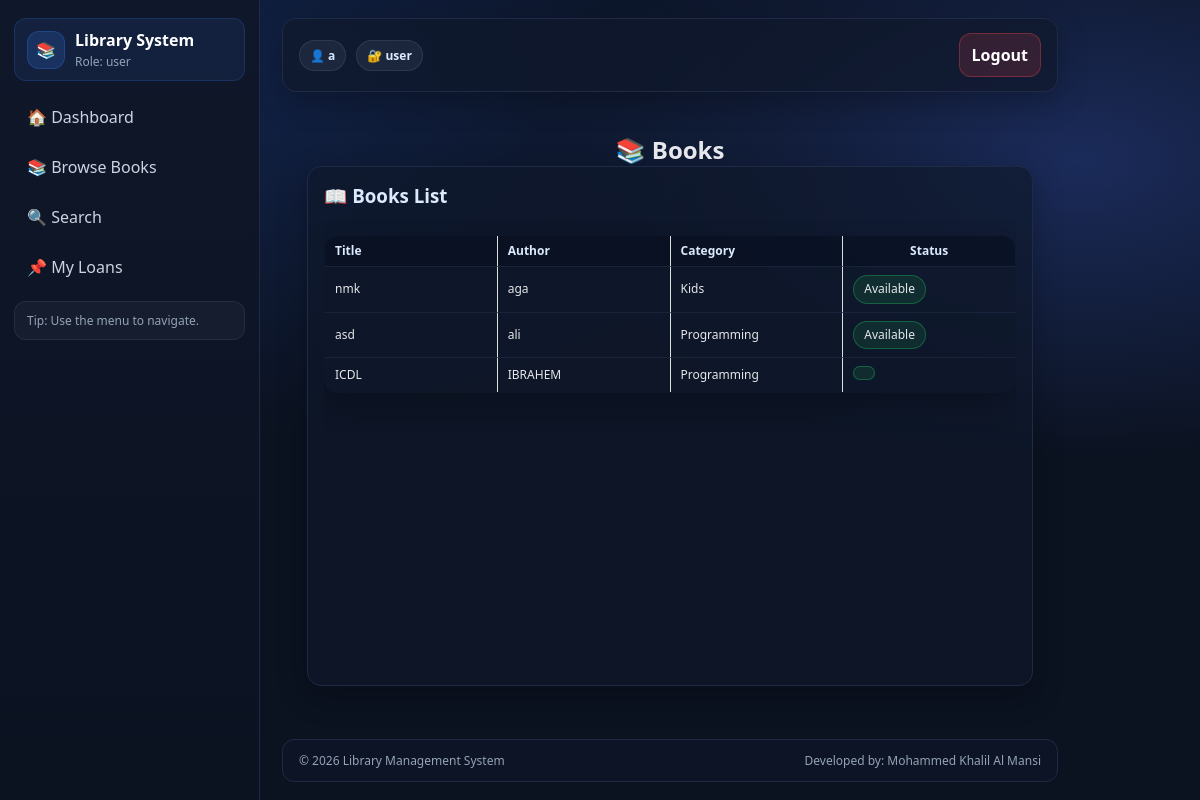
The app's page /books/index.php (signed in) with its own data.
### tables this page shows
CREATE TABLE `books` (
  `id` int(11) NOT NULL,
  `title` varchar(200) NOT NULL,
  `author` varchar(150) NOT NULL,
  `category_id` int(11) DEFAULT NULL,
  `status` enum('available','loaned') DEFAULT 'available',
  `created_at` timestamp NOT NULL DEFAULT current_timestamp()
);

CREATE TABLE `categories` (
  `id` int(11) NOT NULL,
  `name` varchar(100) NOT NULL
);

### books/index.php (the view, shortened to what this page needs)
<?php
include '../config/db.php';
$booksSql = "
    SELECT
        books.id,
        books.title,
        books.author,
        categories.name AS category,
        books.status
    FROM books
    LEFT JOIN categories ON books.category_id = categories.id
    ORDER BY books.id DESC
";
$books = $conn->query($booksSql);
include '../includes/layout_top.php';
?>
<h2>📚 Books</h2>
<div class="panel panel-wide">
  <div style="display:flex; justify-content:space-between; align-items:center; gap:10px; margin-bottom:12px;">
    <h3 class="panel-title" style="margin:0;">📖 Books List</h3>
  </div>
  <div class="table-wrap">
    <table class="table">
      <thead>
        <tr>
          <th style="min-width:180px;">Title</th>
          <th style="min-width:140px;">Author</th>
          <th style="min-width:160px;">Category</th>
          <th style="min-width:110px;">Status</th>
        </tr>
      </thead>
      <tbody>
        <?php if ($books && $books->num_rows > 0): ?>
          <?php while ($book = $books->fetch_assoc()): ?>
            <?php
              $status = $book['status'] ?? '';
              $badgeClass = 'available';
            ?>
            <tr>
              <td><?= htmlspecialchars($book['title']); ?></td>
              <td><?= htmlspecialchars($book['author']); ?></td>
              <td><?= htmlspecialchars($book['category'] ?? '—'); ?></td>
              <td><span class="badge <?= $badgeClass; ?>"><?= htmlspecialchars(ucfirst($status)); ?></span></td>
            </tr>
          <?php endwhile; ?>
        <?php else: ?>
          <tr><td colspan="<?= $isLibrarian ? 5 : 4; ?>">No books found.</td></tr>
        <?php endif; ?>
      </tbody>
    </table>
  </div>
</div>
<?php include '../includes/layout_bottom.php'; ?>

### assets/CSS/style.css (style rules this page uses)
* { margin: 0; padding: 0; box-sizing: border-box; font-family: 'Segoe UI', Tahoma, sans-serif; }
body { background: #f4f6f9; color: #333; }
table { width: 100%; background: #fff; border-radius: 10px; overflow: hidden; border-collapse: collapse; }
table th, table td { padding: 12px; border-bottom: 1px solid #eee; text-align: left; }
table th { background: #f1f5f9; }
body { font-family: Arial, sans-serif; background: #f4f6f9; margin: 0; padding: 0; }
h2 { color: #333; }
table { width: 100%; background: #fff; border-collapse: collapse; margin-top: 15px; }
table th { background: #343a40; color: #fff; }
table th, table td { padding: 10px; border: 1px solid #ddd; }
:root { --bg: #0b1220; --panel: #0f172a; --card: #0b1220; --muted: #94a3b8; --text: #e5e7eb; --line: #1f2a44; --primary: #3b82f6; --primary2: #2563eb; --danger: #ef4444; --success: #22c55e; --warning: #f59e0b; --shadow: 0 10px 30px rgba(0, 0, 0, .25); --radius: 14px; }
* { box-sizing: border-box }
html, body { height: 100% }
body { margin: 0; font-family: system-ui, -apple-system, Segoe UI, Roboto, Arial; background: radial-gradient(1200px 600px at 10% 10%, #12234a 0%, transparent 60%), radial-gradient(900px 500px at 90% 20%, #1b2b5a 0%, transparent 60%), var(--bg); color: var(--text); }
.table { width: 100%; border-collapse: collapse; background: rgba(15, 23, 42, .65); border: 1px solid var(--line); border-radius: var(--radius); overflow: hidden; box-shadow: var(--shadow); }
.table th, .table td { padding: 12px 12px; border-bottom: 1px solid rgba(31, 42, 68, .7); text-align: left; }
.table th { color: #dbeafe; background: rgba(2, 6, 23, .35); font-weight: 800 }
.badge { display: inline-flex; align-items: center; padding: 6px 10px; border-radius: 999px; font-size: 12px; border: 1px solid rgba(148, 163, 184, .18); background: rgba(148, 163, 184, .08); }
.badge.available { border-color: rgba(34, 197, 94, .35); background: rgba(34, 197, 94, .12) }
html, body { margin: 0 !important; padding: 0 !important; }
.content h2, .content h1 { color: #e5e7eb !important; }
.panel { background: rgba(15, 23, 42, .65); border: 1px solid var(--line); border-radius: var(--radius); box-shadow: var(--shadow); padding: 16px; }
.panel-title { margin: 0 0 12px 0; color: #dbeafe; font-weight: 800; }
.panel-wide { min-width: 0; }
.table-wrap { overflow: auto; }
.table { font-size: 12px; }
.table th, .table td { padding: 8px 10px; line-height: 1.2; white-space: nowrap; overflow: hidden; text-overflow: ellipsis; max-width: 140px; }
.panel-wide { height: 520px; display: flex; flex-direction: column; }
.panel-wide .table-wrap { flex: 1; overflow-y: auto; overflow-x: auto; }
.content>h2 { text-align: center !important; width: 100%; }
.content>h2 { display: flex; justify-content: center; align-items: center; gap: 10px; }
.panel { overflow: hidden; }
.table-wrap { width: 100%; overflow-x: auto; overflow-y: auto; }
.table { width: 100%; max-width: 100%; table-layout: fixed; }
.table td.actions, .table th:last-child { text-align: center; vertical-align: middle; }

### records on screen
books: title "nmk", author "aga", category.name "Kids", status "Available"
books: title "asd", author "ali", category.name "Programming", status "Available"
books: title "ICDL", author "IBRAHEM", category.name "Programming"

### other values on screen
$role "user"
$name "a"
